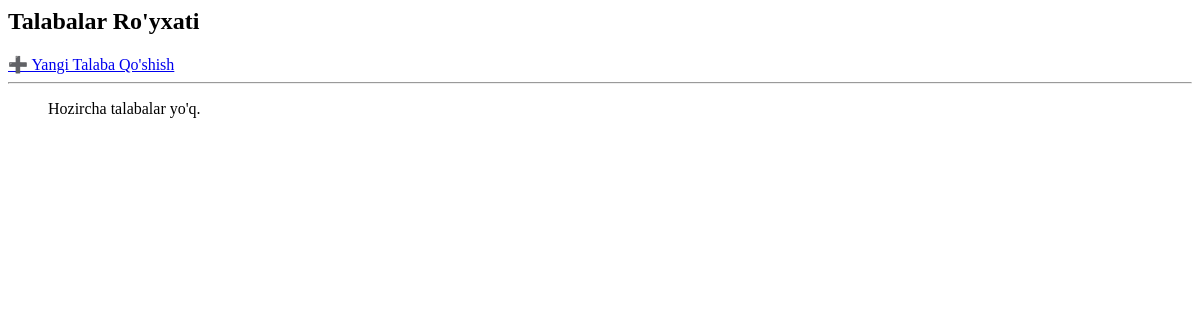
Before: / with the older database file.
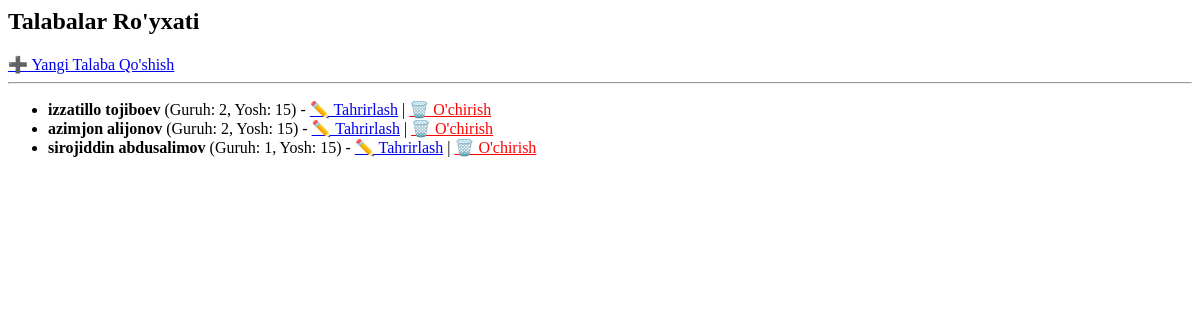
After: the same page with the newer database file.
### main/models.py (models this page shows, shortened)
class Talaba(models.Model):
    ism = models.CharField(max_length=100)
    familiya = models.CharField(max_length=100)
    guruh = models.CharField(max_length=50)
    yosh = models.PositiveIntegerField()
    faol = models.BooleanField(default=True)

### main/views.py (the view)
# urls.py: path('', TalabaList.as_view(), name='royxat'),
class TalabaList(ListView):
    model = Talaba
    template_name = 'royxat.html'
    context_object_name = 'talabalar'  # <-- Shu yerini 'talabalar' deb to'g'rilang

### main/Template/royxat.html
<h2>Talabalar Ro'yxati</h2>
<a href="{% url 'create' %}">➕ Yangi Talaba Qo'shish</a>
<hr>
<ul>
    {% for talaba in talabalar %}
        <li>
            <strong>{{ talaba.ism }} {{ talaba.familiya }}</strong> (Guruh: {{ talaba.guruh }}, Yosh: {{ talaba.yosh }}) -
            <a href="{% url 'update' talaba.pk %}">✏️ Tahrirlash</a> |
            <a href="{% url 'delete' talaba.pk %}" style="color: red;">🗑️ O'chirish</a>
        </li>
    {% empty %}
        <p>Hozircha talabalar yo'q.</p>
    {% endfor %}
</ul>

Changed rows visible on the page:
added Talaba: ism "izzatillo", familiya "tojiboev", guruh "2", yosh "15"
added Talaba: ism "azimjon", familiya "alijonov", guruh "2", yosh "15"
added Talaba: ism "sirojiddin", familiya "abdusalimov", guruh "1", yosh "15"
Other visible differences:
text no longer shown: "Hozircha talabalar yo'q."
